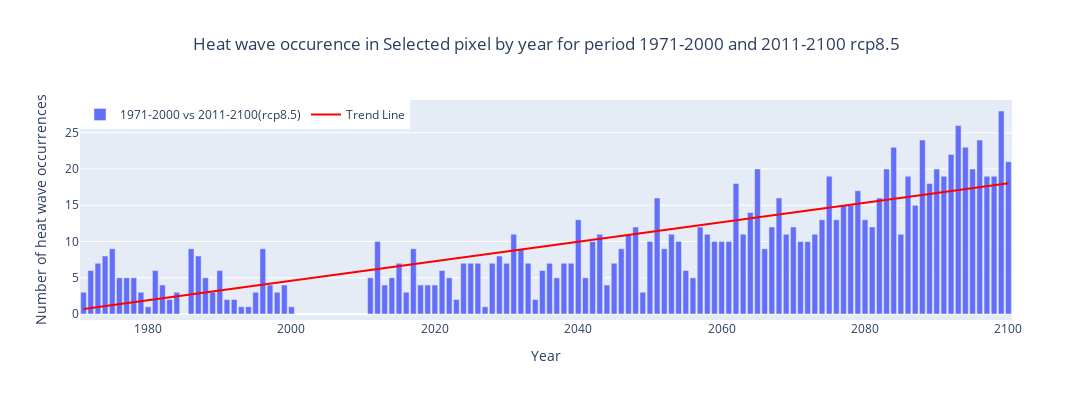

Notebook code cell kept with this figure:
### Markdown cell above
- On this graph you can see the Heat-wave occurence for the reference period 1971-2000 and projection periods 2011-2100
- The number of heat-wave occurence for each year represents the the sum of the heat have occurence for each year (also winter and autumn months)

### Code cell
# This code plots the heat-wave occurrence for the selected point for years 
# merge past and future
b = pixel_values_hy + pixel_values_p1y_45 + pixel_values_p2y_45 + pixel_values_p3y_45
t = pixel_values_hy + pixel_values_p1y_85 + pixel_values_p2y_85 + pixel_values_p3y_85
# This is x and y of the regression line
bar = t
yearh=list(range(1971, 2001))
yearp1=list(range(2011, 2101))
g=yearh+yearp1
year = g
#Creating a data frame out of series
df = pd.DataFrame({'year': year,'bar': bar})
x = df['year'].astype(int).values.reshape(-1, 1)
y = df['bar'].values
# Calling a function for linear regression
model = LinearRegression()
model.fit(x, y)
y_pred = model.predict(x)
fig = go.Figure()
#Adding a shape of graph
fig.add_trace(go.Bar(x=df['year'], y=df['bar'], name='1971-2000 vs 2011-2100(rcp8.5)'))
fig.add_trace(go.Scatter(x=df['year'], y=y_pred, mode='lines', name='Trend Line', line=dict(color='red')))
# Adding a description of graph
fig.update_layout(title='Heat wave occurence in Selected pixel by year for period 1971-2000 and 2011-2100 rcp8.5', title_x = 0.5,
                  xaxis_title='Year',
                  yaxis_title='Number of heat wave occurrences',
                  showlegend=True,
                  legend=dict(x=0, y=1, traceorder='normal', orientation='h'),
                  barmode='stack',
                  width=1100,
                  height=400)
fig.show()

### Figure 1 — Plotly figure (JSON) as saved in the notebook; plotly's stock layout.template omitted (floating-point values rounded to 4 significant figures)
{"data": [{"name": "1971-2000 vs 2011-2100(rcp8.5)", "type": "bar", "x": [1971, 1972, 1973, 1974, 1975, 1976, 1977, 1978, 1979, 1980, 1981, 1982, 1983, 1984, 1985, 1986, 1987, 1988, 1989, 1990, 1991, 1992, 1993, 1994, 1995, 1996, 1997, 1998, 1999, 2000, 2011, 2012, 2013, 2014, 2015, 2016, 2017, 2018, 2019, 2020, 2021, 2022, 2023, 2024, 2025, 2026, 2027, 2028, 2029, 2030, 2031, 2032, 2033, 2034, 2035, 2036, 2037, 2038, 2039, 2040, 2041, 2042, 2043, 2044, 2045, 2046, 2047, 2048, 2049, 2050, 2051, 2052, 2053, 2054, 2055, 2056, 2057, 2058, 2059, 2060, 2061, 2062, 2063, 2064, 2065, 2066, 2067, 2068, 2069, 2070, 2071, 2072, 2073, 2074, 2075, 2076, 2077, 2078, 2079, 2080, 2081, 2082, 2083, 2084, 2085, 2086, 2087, 2088, 2089, 2090, 2091, 2092, 2093, 2094, 2095, 2096, 2097, 2098, 2099, 2100], "y": [3, 6, 7, 8, 9, 5, 5, 5, 3, 1, 6, 4, 2, 3, 0, 9, 8, 5, 3, 6, 2, 2, 1, 1, 3, 9, 4, 3, 4, 1, 5, 10, 4, 5, 7, 3, 9, 4, 4, 4, 6, 5, 2, 7, 7, 7, 1, 7, 8, 7, 11, 9, 7, 2, 6, 7, 5, 7, 7, 13, 5, 10, 11, 4, 7, 9, 11, 12, 3, 10, 16, 9, 11, 10, 6, 5, 12, 11, 10, 10, 10, 18, 11, 14, 20, 9, 12, 16, 11, 12, 10, 10, 11, 13, 19, 13, 15, 15, 17, 13, 12, 16, 20, 23, 11, 19, 15, 24, 18, 20, 19, 22, 26, 23, 20, 24, 19, 19, 28, 21]}, {"line": {"color": "red"}, "mode": "lines", "name": "Trend Line", "type": "scatter", "x": [1971, 1972, 1973, 1974, 1975, 1976, 1977, 1978, 1979, 1980, 1981, 1982, 1983, 1984, 1985, 1986, 1987, 1988, 1989, 1990, 1991, 1992, 1993, 1994, 1995, 1996, 1997, 1998, 1999, 2000, 2011, 2012, 2013, 2014, 2015, 2016, 2017, 2018, 2019, 2020, 2021, 2022, 2023, 2024, 2025, 2026, 2027, 2028, 2029, 2030, 2031, 2032, 2033, 2034, 2035, 2036, 2037, 2038, 2039, 2040, 2041, 2042, 2043, 2044, 2045, 2046, 2047, 2048, 2049, 2050, 2051, 2052, 2053, 2054, 2055, 2056, 2057, 2058, 2059, 2060, 2061, 2062, 2063, 2064, 2065, 2066, 2067, 2068, 2069, 2070, 2071, 2072, 2073, 2074, 2075, 2076, 2077, 2078, 2079, 2080, 2081, 2082, 2083, 2084, 2085, 2086, 2087, 2088, 2089, 2090, 2091, 2092, 2093, 2094, 2095, 2096, 2097, 2098, 2099, 2100], "y": [0.6907, 0.8252, 0.9597, 1.094, 1.229, 1.363, 1.498, 1.632, 1.766, 1.901, 2.035, 2.17, 2.304, 2.439, 2.573, 2.708, 2.842, 2.977, 3.111, 3.246, 3.38, 3.515, 3.649, 3.783, 3.918, 4.052, 4.187, 4.321, 4.456, 4.59, 6.069, 6.204, 6.338, 6.473, 6.607, 6.742, 6.876, 7.011, 7.145, 7.28, 7.414, 7.549, 7.683, 7.817, 7.952, 8.086, 8.221, 8.355, 8.49, 8.624, 8.759, 8.893, 9.028, 9.162, 9.297, 9.431, 9.566, 9.7, 9.834, 9.969, 10.1, 10.24, 10.37, 10.51, 10.64, 10.78, 10.91, 11.04, 11.18, 11.31, 11.45, 11.58, 11.72, 11.85, 11.99, 12.12, 12.25, 12.39, 12.52, 12.66, 12.79, 12.93, 13.06, 13.2, 13.33, 13.47, 13.6, 13.73, 13.87, 14.0, 14.14, 14.27, 14.41, 14.54, 14.68, 14.81, 14.94, 15.08, 15.21, 15.35, 15.48, 15.62, 15.75, 15.89, 16.02, 16.15, 16.29, 16.42, 16.56, 16.69, 16.83, 16.96, 17.1, 17.23, 17.36, 17.5, 17.63, 17.77, 17.9, 18.04]}], "layout": {"barmode": "stack", "height": 400, "legend": {"orientation": "h", "traceorder": "normal", "x": 0, "y": 1}, "showlegend": true, "title": {"text": "Heat wave occurence in Selected pixel by year for period 1971-2000 and 2011-2100 rcp8.5", "x": 0.5}, "width": 1100, "xaxis": {"autorange": true, "range": [1970.0, 2100.0], "title": {"text": "Year"}, "type": "linear"}, "yaxis": {"autorange": true, "range": [-0.8264, 29.52], "title": {"text": "Number of heat wave occurrences"}, "type": "linear"}}}
